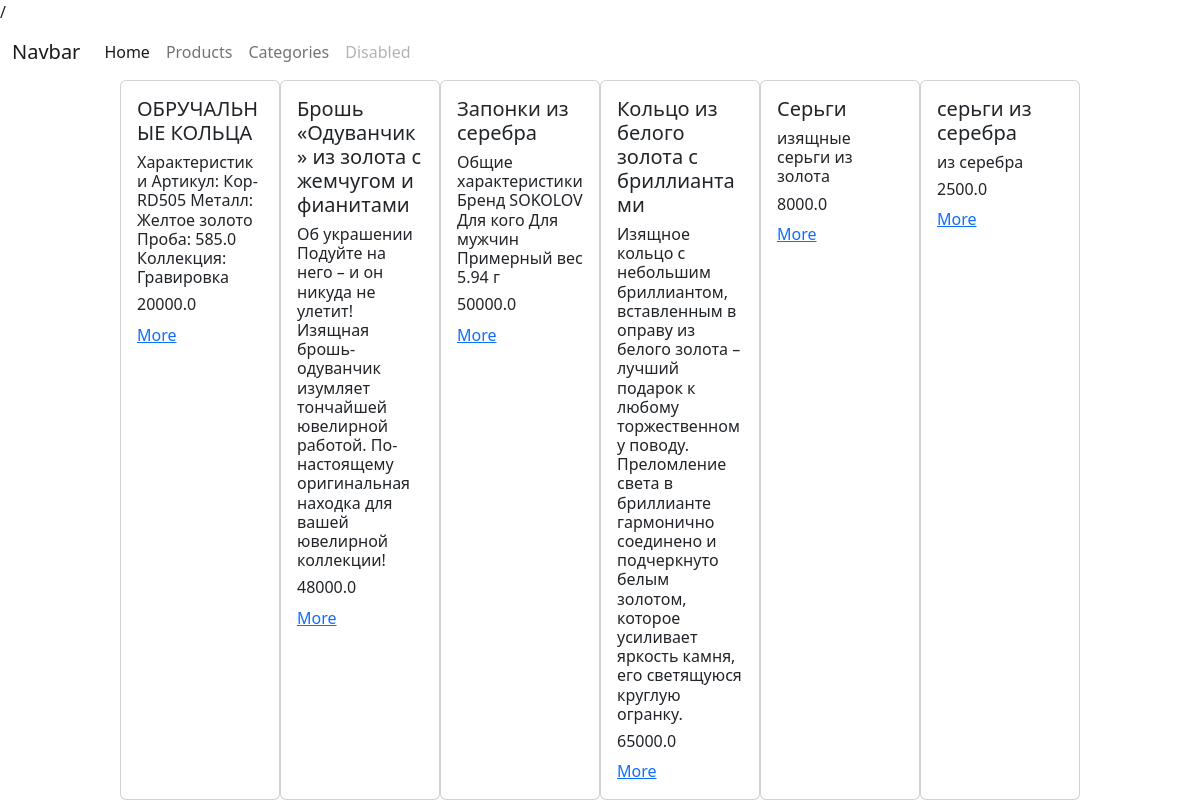
/products/, run on an earlier commit of the app's database.
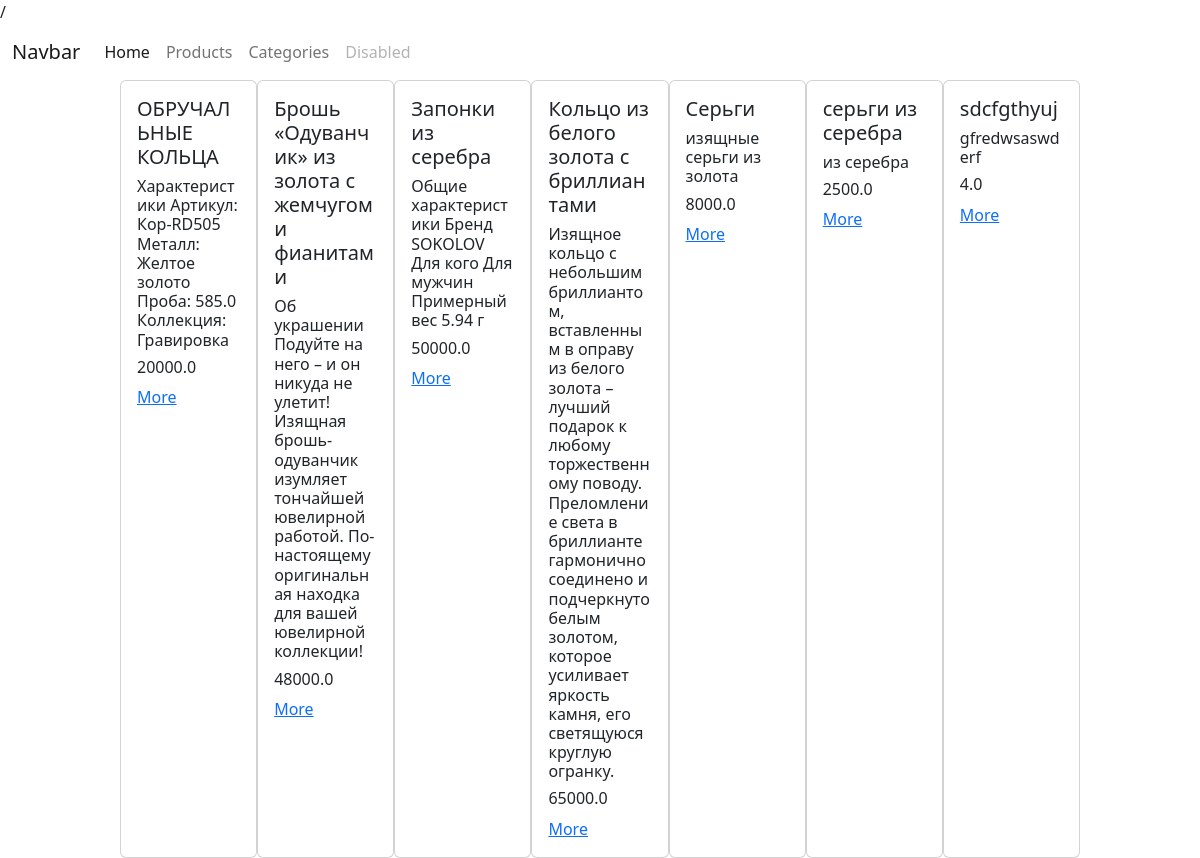
And on a later commit of the database.
### products/models.py (models this page shows)
class Products(models.Model): # класс Python, который наследуется о модуля- django.db.models.Model.
    image = models.ImageField(null=True, blank=True)
    name = models.CharField(max_length=255)
    description = models.TextField()
    price = models.FloatField()
    created_date = models.DateField(auto_now_add=True)
    modified_date = models.DateField(auto_now=True)
    category = models.ForeignKey(Category,on_delete=models.SET_NULL, null=True, blank=True)

### products/views.py (the view)
# urls.py: path('products/', products_views),
def products_views(request):
    if request.method == 'GET':
        products_1 = Products.objects.all()
        context = {
            'products': products_1
        }
        return render(request, 'products/products.html', context=context)

### templates/products/products.html (shortened to what this page needs)
{% extends 'layouts/index.html' %}
{% block content %}
    <div class="products">
        {% for i in products %}
            <div class="card" style="width: 18rem;">
                <div class="card-body">
                    <h5>{{ i.name }}</h5>
                    <h6 class="card-title">{{ i.description }}</h6>
                    <h6 class="card-title">{{ i.price }}</h6>
                    <a href="#" class="card-link">More</a>
                </div>
            </div>
        {% endfor %}
    </div>
{% endblock %}

What changed in the data, as far as the page shows it:
added Products: name "sdcfgthyuj", description "gfredwsaswderf", price "4.0"
